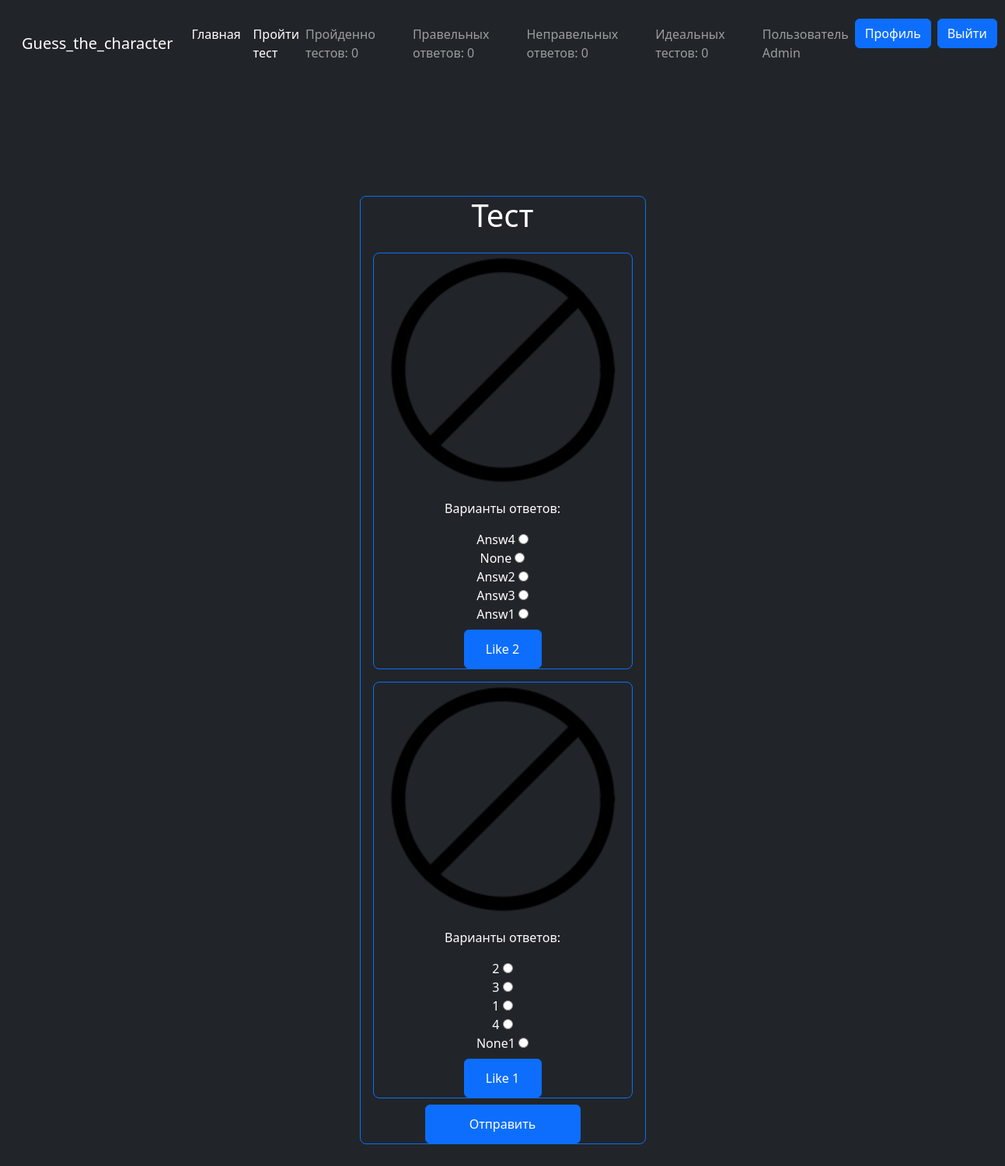
Page /tests/ (signed in) on the committed database.
### Character/models.py (models this page shows, shortened)
class User(AbstractUser):
    Passed_Tests = models.PositiveIntegerField(default=0)
    Correct_Answers = models.PositiveIntegerField(default=0)
    Wrong_Answers = models.PositiveIntegerField(default=0)
    Perfect_Tests = models.PositiveIntegerField(default=0)
    Successes_Rate = models.FloatField(default=0)

class Question(models.Model):
    image = models.ImageField(upload_to='images/')
    right_answer = models.CharField(max_length=256)
    wrong_answer_1 = models.CharField(max_length=256)
    wrong_answer_2 = models.CharField(max_length=256)
    wrong_answer_3 = models.CharField(max_length=256)
    wrong_answer_4 = models.CharField(max_length=256)
    likes_count = models.PositiveIntegerField(default=0)
    views = models.PositiveIntegerField(default=0)

### Character/views.py (the view, shortened to what this page needs)
# urls.py: path('tests/', TestPageView.as_view(), name='test'),
class TestPageView(TestMixin, TemplateView):
    template_name = 'Character/test.html'
    def get_context_data(self, **kwargs):
        context = super().get_context_data()
        questions = list(Question.objects.all())
        global test
        if len(questions) < 10:
            test = questions
            random.shuffle(test)
        else:
            test = random.sample(questions, 10)
        context['test'] = test
        return context

### Character/mixins.py (called while the page is built)
    def get_context_data(self, **kwargs):
        context = super().get_context_data(**kwargs)
        if self.request.user.is_authenticated:
            user = User.objects.get(username=self.request.user)
            context['test_statistics'] = {
                'passed_tests': user.Passed_Tests,
                'correct_answers': user.Correct_Answers,
                'wrong_answers': user.Wrong_Answers,
                'perfect_tests': user.Perfect_Tests,
            }
        return context

### Character/templatetags/custom_filters.py (called while the page is built)
@register.filter(name='get_random_answers')
def get_random_answers(question):
    answers = [question.right_answer, question.wrong_answer_1, question.wrong_answer_2, question.wrong_answer_3,
               question.wrong_answer_4]
    random.shuffle(answers)
    return answers

### Character/templates/Character/test.html (shortened to what this page needs)
{% extends 'Character/base.html' %}
{% load custom_filters %}
{% block content %}
<div style="margin-top: 140px;" class="border d-flex flex-column align-items-center border-primary rounded-3 text-center">
    <h1 class="ms-3 me-3">Тест</h1>
    <form method="post" id="test-form">
        {% for question in test %}
            <div class="ms-3 mt-3 me-3 border d-flex flex-column align-items-center border-primary rounded-3">
                <img src="{{ question.image.url }}" class="ms-3 me-3" style="width: 300px; height: 300px;" alt="">
                <p class="ms-3 me-3">Варианты ответов:</p>
                {% for answer in question|get_random_answers %}
                    <div class="ms-3 me-3">
                        <label for="answer_{{ question.id }}_{{ forloop.counter }}">{{ answer }}</label>
                        <input type="radio" value="{{ answer }}" name="answers_{{ question.id }}" id="answer_{{ question.id }}_{{ forloop.counter }}">
                    </div>
                {% endfor %}
                <input type="submit" value="Like {{ question.likes_count }}" class="btn btn-primary mt-2" style="width: 100px; height: 50px;">
            </div>
        {% endfor %}
        <input class="btn btn-primary mt-2" value="Отправить" style="width: 200px; height: 50px;" type="submit">
    </form>
</div>
{% endblock content %}

### Character/templates/Character/base.html (shortened to what this page needs)
<!DOCTYPE html>
<html lang="en">
<head>
    <link href="https://cdn.jsdelivr.net/npm/bootstrap@5.3.2/dist/css/bootstrap.min.css" rel="stylesheet">
</head>
<body class="bg-dark text-white">
    <div class="cover-container p-3 mx-auto flex-column">
        <nav  class="navbar navbar-expand navbar-dark bg-dark" aria-label="Second navbar example">
            <div class="container-fluid ">
              <a class="navbar-brand mb-3" href="{% url "index" %}">Guess_the_character</a>
              <div class="collapse navbar-collapse" id="navbarsExample02">
                <ul class=" d-flex navbar-nav me-auto">
                 <li class="nav-item">
                    <a class="nav-link active mb-3" aria-current="page" href="{% url 'index' %}">Главная</a>
                  </li>
                  <li class="nav-item">
                    <a class="nav-link active mb-3" aria-current="page" href="{% url 'test' %}">Пройти тест</a>
                  </li>
                </ul>
                <ul class="navbar-nav mb-2 mb-lg-0">
                {% if user.is_authenticated %}
                {% if test_statistics %}
                <li class="nav-item me-5">
                  <p class="navbar-text">Пройденно тестов: {{test_statistics.passed_tests}}</p>
               </li>
               <li class="nav-item me-5">
                <p class="navbar-text">Правельных ответов: {{test_statistics.passed_tests}}</p>
             </li>
             <li class="nav-item me-5">
              <p class="navbar-text">Неправельных ответов: {{test_statistics.wrong_answers}}</p>
           </li>
           <li class="nav-item me-5">
            <p class="navbar-text">Идеальных тестов: {{test_statistics.perfect_tests}}</p>
         </li>
         {% endif %}
                <li class="nav-item">
                   <p class="navbar-text">Пользователь {{request.user}}</p>
                </li>
                <li class="nav-item">
                  <p class="ms-2"><a class="btn btn-primary" href="{% url 'account' request.user.pk %}">Профиль</a></p>
              </li>
               <li class="nav-item">
                   <p class="ms-2"><a class="btn btn-primary" href="{% url 'logout' %}">Выйти</a></p>
               </li>
               {% endif %}
            </ul>
              </div>
            </div>
          </nav>
        <div class="d-flex flex-column flex-wrap">
            <div class="d-flex flex-row flex-wrap bg-dark justify-content-center align-content-center text-white mb-3">
                {% block content %}
                {% endblock content %}
            </div>
        </div>
</body>
</html>

### rows in the picture
User: user "Admin"
Question: image (picture), question "Answ4" "None" "Answ2" "Answ3" "Answ1", likes_count "Like 2"
Question: image (picture), question "2" "3" "1" "4" "None1", likes_count "Like 1"

### other values in the picture
{{ test_statistics.passed_tests }} "0"
{{ test_statistics.wrong_answers }} "0"
{{ test_statistics.perfect_tests }} "0"
